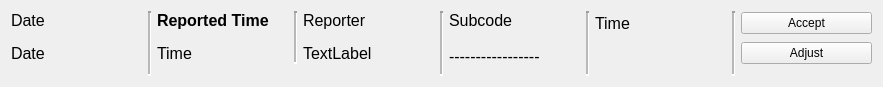
<?xml version="1.0" encoding="UTF-8"?>
<ui version="4.0">
 <class>project_pending_request</class>
 <widget class="QWidget" name="project_pending_request">
  <property name="geometry">
   <rect>
    <x>0</x>
    <y>0</y>
    <width>883</width>
    <height>66</height>
   </rect>
  </property>
  <property name="maximumSize">
   <size>
    <width>16777215</width>
    <height>100</height>
   </size>
  </property>
  <property name="windowTitle">
   <string>Form</string>
  </property>
  <layout class="QGridLayout" name="gridLayout">
   <item row="2" column="12">
    <widget class="QPushButton" name="adjust">
     <property name="text">
      <string>Adjust</string>
     </property>
    </widget>
   </item>
   <item row="0" column="7" rowspan="5">
    <widget class="Line" name="line_3">
     <property name="lineWidth">
      <number>2</number>
     </property>
     <property name="midLineWidth">
      <number>2</number>
     </property>
     <property name="orientation">
      <enum>Qt::Vertical</enum>
     </property>
    </widget>
   </item>
   <item row="0" column="0">
    <widget class="QLabel" name="label">
     <property name="font">
      <font>
       <pointsize>12</pointsize>
      </font>
     </property>
     <property name="text">
      <string>Date</string>
     </property>
    </widget>
   </item>
   <item row="2" column="6" rowspan="2">
    <widget class="QLabel" name="subcode">
     <property name="font">
      <font>
       <pointsize>12</pointsize>
       <weight>50</weight>
       <bold>false</bold>
      </font>
     </property>
     <property name="text">
      <string>-----------------</string>
     </property>
    </widget>
   </item>
   <item row="2" column="2">
    <widget class="QLabel" name="time">
     <property name="font">
      <font>
       <pointsize>12</pointsize>
       <weight>50</weight>
       <bold>false</bold>
      </font>
     </property>
     <property name="text">
      <string>Time</string>
     </property>
    </widget>
   </item>
   <item row="0" column="10" rowspan="5">
    <widget class="Line" name="line_4">
     <property name="lineWidth">
      <number>2</number>
     </property>
     <property name="midLineWidth">
      <number>2</number>
     </property>
     <property name="orientation">
      <enum>Qt::Vertical</enum>
     </property>
    </widget>
   </item>
   <item row="2" column="0">
    <widget class="QLabel" name="date">
     <property name="font">
      <font>
       <pointsize>12</pointsize>
      </font>
     </property>
     <property name="text">
      <string>Date</string>
     </property>
    </widget>
   </item>
   <item row="0" column="5" rowspan="5">
    <widget class="Line" name="line_2">
     <property name="lineWidth">
      <number>2</number>
     </property>
     <property name="midLineWidth">
      <number>2</number>
     </property>
     <property name="orientation">
      <enum>Qt::Vertical</enum>
     </property>
    </widget>
   </item>
   <item row="0" column="1" rowspan="5">
    <widget class="Line" name="line">
     <property name="lineWidth">
      <number>2</number>
     </property>
     <property name="midLineWidth">
      <number>2</number>
     </property>
     <property name="orientation">
      <enum>Qt::Vertical</enum>
     </property>
    </widget>
   </item>
   <item row="0" column="4">
    <widget class="QLabel" name="label_3">
     <property name="font">
      <font>
       <pointsize>12</pointsize>
      </font>
     </property>
     <property name="text">
      <string>Reporter</string>
     </property>
    </widget>
   </item>
   <item row="0" column="12" rowspan="2">
    <widget class="QPushButton" name="accept">
     <property name="text">
      <string>Accept</string>
     </property>
    </widget>
   </item>
   <item row="0" column="2">
    <widget class="QLabel" name="label_2">
     <property name="font">
      <font>
       <pointsize>12</pointsize>
       <weight>75</weight>
       <bold>true</bold>
      </font>
     </property>
     <property name="text">
      <string>Reported Time</string>
     </property>
    </widget>
   </item>
   <item row="0" column="6">
    <widget class="QLabel" name="time_3">
     <property name="font">
      <font>
       <pointsize>12</pointsize>
       <weight>50</weight>
       <bold>false</bold>
      </font>
     </property>
     <property name="text">
      <string>Subcode</string>
     </property>
    </widget>
   </item>
   <item row="0" column="8" rowspan="2">
    <widget class="QLabel" name="description">
     <property name="font">
      <font>
       <pointsize>12</pointsize>
       <weight>50</weight>
       <bold>false</bold>
      </font>
     </property>
     <property name="text">
      <string>Time</string>
     </property>
    </widget>
   </item>
   <item row="0" column="3" rowspan="3">
    <widget class="Line" name="line_5">
     <property name="lineWidth">
      <number>2</number>
     </property>
     <property name="midLineWidth">
      <number>2</number>
     </property>
     <property name="orientation">
      <enum>Qt::Vertical</enum>
     </property>
    </widget>
   </item>
   <item row="2" column="4">
    <widget class="QLabel" name="reporter">
     <property name="font">
      <font>
       <pointsize>12</pointsize>
      </font>
     </property>
     <property name="text">
      <string>TextLabel</string>
     </property>
    </widget>
   </item>
  </layout>
 </widget>
 <resources/>
 <connections/>
</ui>
